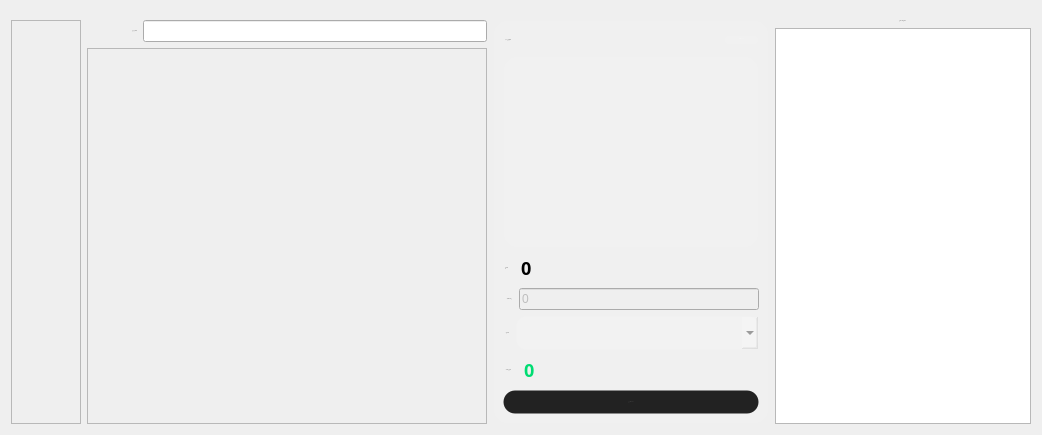
          <widget class="QWidget" name="tab_8">
           <attribute name="title">
            <string>ثبت سفارش</string>
           </attribute>
           <layout class="QVBoxLayout" name="verticalLayout_11">
            <property name="topMargin">
             <number>20</number>
            </property>
            <item>
             <layout class="QHBoxLayout" name="horizontalLayout_20">
              <item>
               <widget class="QScrollArea" name="orderFilterArea">
                <property name="sizePolicy">
                 <sizepolicy hsizetype="Minimum" vsizetype="Expanding">
                  <horstretch>0</horstretch>
                  <verstretch>0</verstretch>
                 </sizepolicy>
                </property>
                <property name="minimumSize">
                 <size>
                  <width>60</width>
                  <height>0</height>
                 </size>
                </property>
                <property name="font">
                 <font>
                  <family>Peyda</family>
                  <pointsize>-1</pointsize>
                 </font>
                </property>
                <property name="widgetResizable">
                 <bool>true</bool>
                </property>
                <widget class="QWidget" name="scrollAreaWidgetContents_2">
                 <property name="geometry">
                  <rect>
                   <x>0</x>
                   <y>0</y>
                   <width>58</width>
                   <height>696</height>
                  </rect>
                 </property>
                 <property name="sizePolicy">
                  <sizepolicy hsizetype="Expanding" vsizetype="Expanding">
                   <horstretch>0</horstretch>
                   <verstretch>0</verstretch>
                  </sizepolicy>
                 </property>
                 <layout class="QVBoxLayout" name="vlOrderFilter">
                  <property name="rightMargin">
                   <number>0</number>
                  </property>
                 </layout>
                </widget>
               </widget>
              </item>
              <item>
               <layout class="QVBoxLayout" name="verticalLayout_4">
                <item>
                 <layout class="QHBoxLayout" name="horizontalLayout">
                  <item>
                   <widget class="QLabel" name="label_18">
                    <property name="sizePolicy">
                     <sizepolicy hsizetype="Fixed" vsizetype="Preferred">
                      <horstretch>0</horstretch>
                      <verstretch>0</verstretch>
                     </sizepolicy>
                    </property>
                    <property name="minimumSize">
                     <size>
                      <width>50</width>
                      <height>0</height>
                     </size>
                    </property>
                    <property name="font">
                     <font>
                      <family>Peyda</family>
                      <pointsize>-1</pointsize>
                     </font>
                    </property>
                    <property name="text">
                     <string>جست و جو</string>
                    </property>
                   </widget>
                  </item>
                  <item>
                   <widget class="QLineEdit" name="edtSearchOrderFilter">
                    <property name="sizePolicy">
                     <sizepolicy hsizetype="Preferred" vsizetype="Fixed">
                      <horstretch>0</horstretch>
                      <verstretch>0</verstretch>
                     </sizepolicy>
                    </property>
                    <property name="minimumSize">
                     <size>
                      <width>300</width>
                      <height>0</height>
                     </size>
                    </property>
                    <property name="font">
                     <font>
                      <family>Peyda</family>
                      <pointsize>-1</pointsize>
                     </font>
                    </property>
                   </widget>
                  </item>
                 </layout>
                </item>
                <item>
                 <widget class="QScrollArea" name="orderCardHolder">
                  <property name="sizePolicy">
                   <sizepolicy hsizetype="Minimum" vsizetype="Expanding">
                    <horstretch>0</horstretch>
                    <verstretch>0</verstretch>
                   </sizepolicy>
                  </property>
                  <property name="minimumSize">
                   <size>
                    <width>400</width>
                    <height>0</height>
                   </size>
                  </property>
                  <property name="font">
                   <font>
                    <family>Peyda</family>
                    <pointsize>-1</pointsize>
                   </font>
                  </property>
                  <property name="widgetResizable">
                   <bool>true</bool>
                  </property>
                  <widget class="QWidget" name="scrollAreaWidgetContents">
                   <property name="geometry">
                    <rect>
                     <x>0</x>
                     <y>0</y>
                     <width>398</width>
                     <height>642</height>
                    </rect>
                   </property>
                  </widget>
                 </widget>
                </item>
               </layout>
              </item>
              <item>
               <widget class="QFrame" name="frame">
                <property name="sizePolicy">
                 <sizepolicy hsizetype="Preferred" vsizetype="Preferred">
                  <horstretch>0</horstretch>
                  <verstretch>0</verstretch>
                 </sizepolicy>
                </property>
                <property name="font">
                 <font>
                  <family>Peyda</family>
                  <pointsize>-1</pointsize>
                 </font>
                </property>
                <property name="styleSheet">
                 <string notr="true">QFrame{
background-color: rgba(255,255,255,10);
border: 1px solid transparent;
border-radius: 15px;
}

QPushButton {
background-color: rgba(255,255,255,10);
color: #ffffff;
border: 1px solid transparent;
border-radius: 12px;
padding: 10px 20px 10px 20px;
}
QPushButton:hover {
background-color: rgba(255,255,255,20);
}
QPushButton:pressed {
background-color: rgba(255,255,255,10);
}
QPushButton:disabled {
background-color: #222222;
color: #666666;
}
QPushButton:focus {
outline: none;
border: 1px solid #0066FF;
}
QListView {
background-color: rgba(255,255,255,10);
border: 1px solid transparent;
border-radius: 15px;
padding: 5px;
}
QListView::item {
border: none;
padding: 5px;
margin: 5px;
color: #ffffff;
}
QListView::item:selected {
background-color: #0066FF;
border: 1px solid transparent;
border-radius: 5px;
color: #ffffff;
}
QListView::item:selected:focus {
border: 1px solid #0066FF;
}
QListView::item:hover {
background-color: rgba(0,102,255,20);
border: 1px solid transparent;
border-radius: 5px;
color: #0066FF;
}
QListView::item:disabled {
color: #666666;
background-color: #222222;
}

QComboBox {
background-color: rgba(255,255,255,10);
border: 1px solid transparent;
border-radius: 10px;
padding: 8px;
color: #ffffff;
}
QComboBox:hover {
background-color: rgba(255,255,255,20);
}
QComboBox:disabled {
background-color: rgba(255,255,255,30);
color: #666666;
}
QComboBox:pressed {
background-color: rgba(255,255,255,10);
}
QComboBox QAbstractItemView {
background: solid transparent;
border: 1px solid transparent;
border-radius: 5px;
}
QComboBox::item {
padding:5px 0px 5px 0px;
max-height: 18px;
}
QComboBox::item:selected {
background: solid #0066FF;
border: 1px solid transparent;
border-radius: 5px;
}

QTableWidget {
background-color: rgba(255,255,255,10);
gridline-color: rgba(255,255,255,30);
border: 1px solid transparent;
border-radius: 15px;
}

QTableWidget QHeaderView{
background-color:  transparent;
}

QHeaderView::section::horizontal {
background-color:  transparent;
color: #ffffff;
padding: 4px;
}

QHeaderView::section::vertical {
background-color:  transparent;
color: #ffffff;
padding: 4px;
}

QTableCornerButton::section {
background-color: transparent;
}

QTableWidget::item {
background-color: rgba(255,255,255,10);
padding: 7px;
border: 1px solid transparent;
}

QTableWidget::item:alternate {
background-color: rgba(255,255,255,30);
}

QTableWidget::item:selected {
border-bottom: 2px solid #00DC72;
color: white;
}

QTableWidget::item:hover {
background-color: rgba(255,255,255,20);
color: white;
}

QScrollBar:vertical {
background-color: transparent;
width: 10px;
}

QScrollBar::handle:vertical {
background-color: rgba(255,255,255,30);
border: 1px solid transparent;
border-radius: 5px;
min-height: 20px;
}

QScrollBar::add-line:vertical, QScrollBar::sub-line:vertical {
background-color: transparent;
}

QScrollBar:horizontal {
background-color: transparent;
width: 10px;
}

QScrollBar::handle:horizontal {
background-color: rgba(255,255,255,30);
border: 1px solid transparent;
border-radius: 5px;
min-height: 20px;
}

QScrollBar::add-line:horizontal, QScrollBar::sub-line:horizontal {
background-color: transparent;
}

QLabel{
background-color: transparent;
}</string>
                </property>
                <property name="frameShape">
                 <enum>QFrame::Shape::StyledPanel</enum>
                </property>
                <property name="frameShadow">
                 <enum>QFrame::Shadow::Raised</enum>
                </property>
                <layout class="QVBoxLayout" name="vlOrderList">
                 <item>
                  <layout class="QHBoxLayout" name="horizontalLayout_18">
                   <item>
                    <widget class="QLabel" name="label_16">
                     <property name="sizePolicy">
                      <sizepolicy hsizetype="Fixed" vsizetype="Preferred">
                       <horstretch>0</horstretch>
                       <verstretch>0</verstretch>
                      </sizepolicy>
                     </property>
                     <property name="font">
                      <font>
                       <family>Peyda</family>
                       <pointsize>-1</pointsize>
                      </font>
                     </property>
                     <property name="text">
                      <string>سفارش جدید</string>
                     </property>
                    </widget>
                   </item>
                   <item>
                    <spacer name="horizontalSpacer">
                     <property name="font">
                      <font>
                       <family>Peyda</family>
                       <pointsize>-1</pointsize>
                      </font>
                     </property>
                     <property name="orientation">
                      <enum>Qt::Orientation::Horizontal</enum>
                     </property>
                     <property name="sizeHint" stdset="0">
                      <size>
                       <width>40</width>
                       <height>20</height>
                      </size>
                     </property>
                    </spacer>
                   </item>
                   <item>
                    <widget class="QPushButton" name="btnClearOrderList">
                     <property name="font">
                      <font>
                       <family>Peyda</family>
                       <pointsize>-1</pointsize>
                      </font>
                     </property>
                     <property name="styleSheet">
                      <string notr="true">QPushButton{
padding: 2px 14px 4px 14px;
border-radius: 5px;
}</string>
                     </property>
                     <property name="text">
                      <string>حذف همه</string>
                     </property>
                    </widget>
                   </item>
                  </layout>
                 </item>
                 <item>
                  <widget class="QTableWidget" name="tblOrderList">
                   <property name="font">
                    <font>
                     <family>Peyda</family>
                     <pointsize>-1</pointsize>
                    </font>
                   </property>
                   <property name="editTriggers">
                    <set>QAbstractItemView::EditTrigger::NoEditTriggers</set>
                   </property>
                   <property name="selectionBehavior">
                    <enum>QAbstractItemView::SelectionBehavior::SelectRows</enum>
                   </property>
                  </widget>
                 </item>
                 <item>
                  <layout class="QHBoxLayout" name="horizontalLayout_17">
                   <item>
                    <widget class="QLabel" name="label_14">
                     <property name="sizePolicy">
                      <sizepolicy hsizetype="Fixed" vsizetype="Preferred">
                       <horstretch>0</horstretch>
                       <verstretch>0</verstretch>
                      </sizepolicy>
                     </property>
                     <property name="font">
                      <font>
                       <family>Peyda</family>
                       <pointsize>-1</pointsize>
                      </font>
                     </property>
                     <property name="text">
                      <string>مجموع</string>
                     </property>
                    </widget>
                   </item>
                   <item>
                    <widget class="QLabel" name="lblOrderTotal">
                     <property name="font">
                      <font>
                       <family>Peyda</family>
                       <pointsize>-1</pointsize>
                       <bold>true</bold>
                      </font>
                     </property>
                     <property name="styleSheet">
                      <string notr="true">QLabel{
font-size: 18px;
font-style: bold;
}</string>
                     </property>
                     <property name="text">
                      <string>0</string>
                     </property>
                    </widget>
                   </item>
                  </layout>
                 </item>
                 <item>
                  <layout class="QHBoxLayout" name="horizontalLayout_22">
                   <item>
                    <widget class="QLabel" name="label_19">
                     <property name="sizePolicy">
                      <sizepolicy hsizetype="Fixed" vsizetype="Preferred">
                       <horstretch>0</horstretch>
                       <verstretch>0</verstretch>
                      </sizepolicy>
                     </property>
                     <property name="font">
                      <font>
                       <family>Peyda</family>
                       <pointsize>-1</pointsize>
                      </font>
                     </property>
                     <property name="text">
                      <string>درصد تخفیف</string>
                     </property>
                    </widget>
                   </item>
                   <item>
                    <widget class="QLineEdit" name="edtOrderDiscount">
                     <property name="enabled">
                      <bool>false</bool>
                     </property>
                     <property name="text">
                      <string>0</string>
                     </property>
                    </widget>
                   </item>
                  </layout>
                 </item>
                 <item>
                  <layout class="QHBoxLayout" name="horizontalLayout_19">
                   <item>
                    <widget class="QLabel" name="label_17">
                     <property name="sizePolicy">
                      <sizepolicy hsizetype="Fixed" vsizetype="Preferred">
                       <horstretch>0</horstretch>
                       <verstretch>0</verstretch>
                      </sizepolicy>
                     </property>
                     <property name="font">
                      <font>
                       <family>Peyda</family>
                       <pointsize>-1</pointsize>
                      </font>
                     </property>
                     <property name="text">
                      <string>مشتری</string>
                     </property>
                    </widget>
                   </item>
                   <item>
                    <widget class="QComboBox" name="cbOrderCustomer">
                     <property name="enabled">
                      <bool>false</bool>
                     </property>
                     <property name="font">
                      <font>
                       <family>Peyda</family>
                       <pointsize>-1</pointsize>
                      </font>
                     </property>
                     <property name="editable">
                      <bool>true</bool>
                     </property>
                     <property name="placeholderText">
                      <string/>
                     </property>
                    </widget>
                   </item>
                  </layout>
                 </item>
                 <item>
                  <layout class="QHBoxLayout" name="horizontalLayout_21">
                   <item>
                    <widget class="QLabel" name="label_15">
                     <property name="sizePolicy">
                      <sizepolicy hsizetype="Fixed" vsizetype="Preferred">
                       <horstretch>0</horstretch>
                       <verstretch>0</verstretch>
                      </sizepolicy>
                     </property>
                     <property name="font">
                      <font>
                       <family>Peyda</family>
                       <pointsize>-1</pointsize>
                      </font>
                     </property>
                     <property name="text">
                      <string>قابل پرداخت</string>
                     </property>
                    </widget>
                   </item>
                   <item>
                    <widget class="QLabel" name="lblCheckout">
                     <property name="font">
                      <font>
                       <family>Peyda</family>
                       <pointsize>-1</pointsize>
                       <bold>true</bold>
                      </font>
                     </property>
                     <property name="styleSheet">
                      <string notr="true">QLabel{
color: #00DC72;
font-size: 18px;
font-style: bold;
}</string>
                     </property>
                     <property name="text">
                      <string>0</string>
                     </property>
                    </widget>
                   </item>
                  </layout>
                 </item>
                 <item>
                  <widget class="QPushButton" name="btnSubmitOrder">
                   <property name="enabled">
                    <bool>false</bool>
                   </property>
                   <property name="font">
                    <font>
                     <family>Peyda</family>
                     <pointsize>-1</pointsize>
                    </font>
                   </property>
                   <property name="text">
                    <string>ثبت سفارش</string>
                   </property>
                  </widget>
                 </item>
                </layout>
               </widget>
              </item>
              <item>
               <layout class="QVBoxLayout" name="verticalLayout_3">
                <item>
                 <layout class="QHBoxLayout" name="horizontalLayout_16">
                  <item>
                   <widget class="QLabel" name="label_13">
                    <property name="sizePolicy">
                     <sizepolicy hsizetype="Fixed" vsizetype="Preferred">
                      <horstretch>0</horstretch>
                      <verstretch>0</verstretch>
                     </sizepolicy>
                    </property>
                    <property name="font">
                     <font>
                      <family>Peyda</family>
                      <pointsize>-1</pointsize>
                     </font>
                    </property>
                    <property name="text">
                     <string>سفارشات اخیر</string>
                    </property>
                    <property name="alignment">
                     <set>Qt::AlignmentFlag::AlignCenter</set>
                    </property>
                   </widget>
                  </item>
                 </layout>
                </item>
                <item>
                 <widget class="QTableWidget" name="tblRecentOrder">
                  <property name="sizePolicy">
                   <sizepolicy hsizetype="Expanding" vsizetype="Expanding">
                    <horstretch>0</horstretch>
                    <verstretch>0</verstretch>
                   </sizepolicy>
                  </property>
                  <property name="minimumSize">
                   <size>
                    <width>0</width>
                    <height>0</height>
                   </size>
                  </property>
                  <property name="font">
                   <font>
                    <family>Peyda</family>
                    <pointsize>-1</pointsize>
                   </font>
                  </property>
                  <property name="styleSheet">
                   <string notr="true">QLineEdit{
background: solid #111111;
padding: 5px;
min-height: 18px;
margin: 0px;
}</string>
                  </property>
                  <property name="editTriggers">
                   <set>QAbstractItemView::EditTrigger::NoEditTriggers</set>
                  </property>
                  <property name="selectionMode">
                   <enum>QAbstractItemView::SelectionMode::SingleSelection</enum>
                  </property>
                  <property name="selectionBehavior">
                   <enum>QAbstractItemView::SelectionBehavior::SelectRows</enum>
                  </property>
                 </widget>
                </item>
               </layout>
              </item>
             </layout>
            </item>
           </layout>
          </widget>
